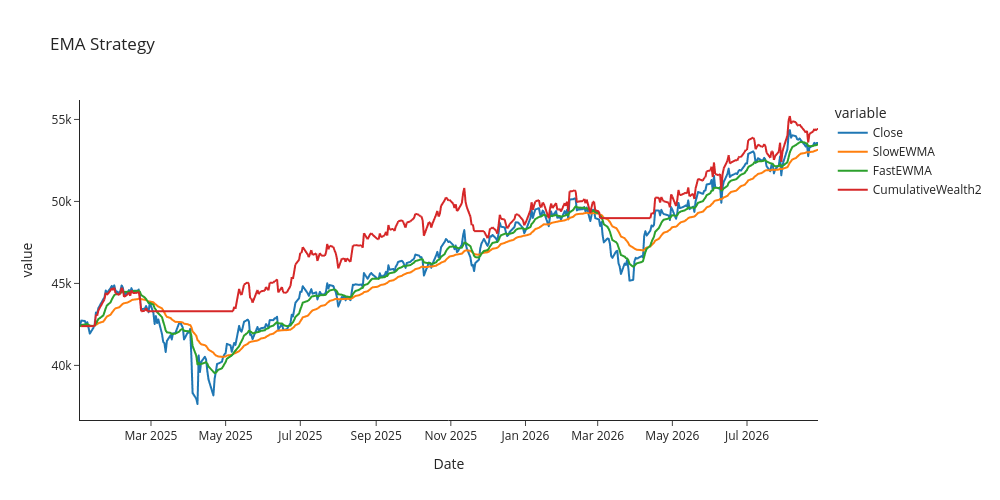

Write notebook code for a chart like this one.
### Markdown cell above
<br>
<div class="alert alert-block alert-info"><b>
In the code cells above we can see that this time the Algorithm Returns are slightly better than the Buy-and-Hold returns
observed with the SMA Strategy. We also see that the Standard Deviation (Risk) is more or less the same as the SMA strategy
and is still lower than the Buy-and-Hold strategy. The Sharpe Ratio is higher than both the SMA and Buy-and-Hold strategies,
we should indicate that this strategy should react better and faster to the price changes.
<br></br>
We can see that this strategy reacts faster compared to the SMA and that we now Buy when the FastSMA crosses in an upward direction,
did not see that with the SMA strategy. This strategy may not seem significantly better than the SMA strategy but in finance and trading,
these small increments equate to a lot in terms of returns and cutting losses short - so the EMA strategy would definitely be used over the
SMA.
</b></div>
</br>

### Code cell
df2['CumulativeReturns2'] = df2['AlgoReturns2'].cumsum().shift(1)
df2['CumulativeWealth2'] = df2.iloc[0]['Close'] * np.exp(df2['CumulativeReturns2'])

fig = px.line(df2, x = df2.index, y = ['Close', 'SlowEWMA', 'FastEWMA', 'CumulativeWealth2'],
             height = 500, width = 1000, template = 'simple_white', title = 'EMA Strategy')
fig.show()

### Figure 1 — Plotly figure (JSON) as saved in the notebook; plotly's stock layout.template omitted (floating-point values rounded to 4 significant figures; data arrays with more than 128 entries replaced by an {"elided": "..."} marker saying what was removed)
{"data": [{"hovertemplate": "variable=Close<br>Date=%{x}<br>value=%{y}<extra></extra>", "legendgroup": "Close", "line": {"color": "#1F77B4", "dash": "solid"}, "marker": {"symbol": "circle"}, "mode": "lines", "name": "Close", "showlegend": true, "type": "scattergl", "x": {"elided": "415 str values"}, "xaxis": "x", "y": {"elided": "415 float values"}, "yaxis": "y"}, {"hovertemplate": "variable=SlowEWMA<br>Date=%{x}<br>value=%{y}<extra></extra>", "legendgroup": "SlowEWMA", "line": {"color": "#FF7F0E", "dash": "solid"}, "marker": {"symbol": "circle"}, "mode": "lines", "name": "SlowEWMA", "showlegend": true, "type": "scattergl", "x": {"elided": "415 str values"}, "xaxis": "x", "y": {"elided": "415 float values"}, "yaxis": "y"}, {"hovertemplate": "variable=FastEWMA<br>Date=%{x}<br>value=%{y}<extra></extra>", "legendgroup": "FastEWMA", "line": {"color": "#2CA02C", "dash": "solid"}, "marker": {"symbol": "circle"}, "mode": "lines", "name": "FastEWMA", "showlegend": true, "type": "scattergl", "x": {"elided": "415 str values"}, "xaxis": "x", "y": {"elided": "415 float values"}, "yaxis": "y"}, {"hovertemplate": "variable=CumulativeWealth2<br>Date=%{x}<br>value=%{y}<extra></extra>", "legendgroup": "CumulativeWealth2", "line": {"color": "#D62728", "dash": "solid"}, "marker": {"symbol": "circle"}, "mode": "lines", "name": "CumulativeWealth2", "showlegend": true, "type": "scattergl", "x": {"elided": "415 str values"}, "xaxis": "x", "y": {"elided": "415 float values"}, "yaxis": "y"}], "layout": {"height": 500, "legend": {"title": {"text": "variable"}, "tracegroupgap": 0}, "title": {"text": "EMA Strategy"}, "width": 1000, "xaxis": {"anchor": "y", "autorange": true, "domain": [0, 1], "range": ["2025-01-02", "2026-08-28"], "title": {"text": "Date"}, "type": "date"}, "yaxis": {"anchor": "x", "autorange": true, "domain": [0, 1], "range": [36670.0, 56190.0], "title": {"text": "value"}, "type": "linear"}}}
